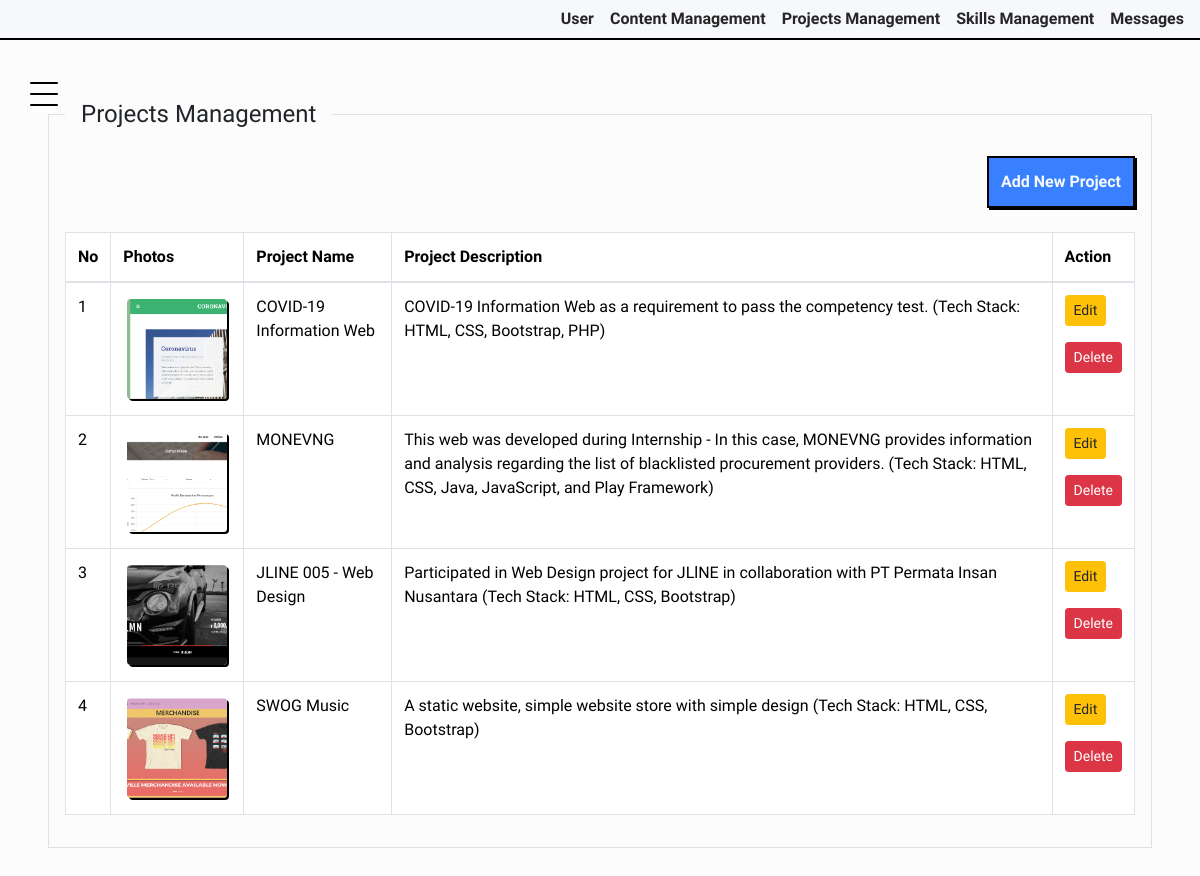
The app's page /admin/projects.php with its own data.
### tables this page shows
CREATE TABLE `projects` (
  `id` int(11) NOT NULL,
  `project_name` varchar(100) NOT NULL,
  `project_desc` text NOT NULL,
  `foto` varchar(255) NOT NULL,
  `created_at` timestamp NOT NULL DEFAULT current_timestamp(),
  `updated_at` timestamp NOT NULL DEFAULT current_timestamp() ON UPDATE current_timestamp()
);

### admin/projects.php (the view, shortened to what this page needs)
<?php
  include 'connection.php';
  $query = mysqli_query($connection, "SELECT * FROM projects");
?>
<!DOCTYPE html>
<html lang="en" class="light-style layout-menu-fixed" dir="ltr" data-theme="theme-default" data-assets-path="../assets/" data-template="vertical-menu-template-free">
<head>
    <link rel="stylesheet" href="../assets/bootstrap-5.3.3-dist/css/bootstrap.min.css" />
    <link rel="stylesheet" href="../assets/style.css">
</head>
<body>
    <div class="layout-wrapper layout-content-navbar">
        <div class="layout-container">
            <?php include 'inc/nav.php'; ?>
            <?php include 'inc/sidebar.php'; ?>
            <div class="content">
                <div class="container-xxl p-5 mt-5">
                    <fieldset class="border p-3 border-black border-3">
                        <legend class="float-none w-auto px-3">Projects Management</legend>
                        <div align="right" class="mb-4">
                            <button class="" onclick="window.location.href='add-project.php';">Add New Project</button>
                        </div>
                        <table class="table table-bordered">
                            <thead>
                                <tr>
                                    <th>No</th>
                                    <th>Photos</th>
                                    <th>Project Name</th>
                                    <th>Project Description</th>
                                    <th>Action</th>
                                </tr>
                            </thead>
                            <tbody>
                                <?php $no = 1; while ($row = mysqli_fetch_assoc($query)): ?>
                                    <tr>
                                        <td><?php echo $no++ ?></td>
                                        <td>
                                            <img src="upload/<?php echo $row['foto']; ?>" alt="Project Photo" style="width: 100px; height: 100px;">
                                        </td>
                                        <td><?php echo $row['project_name']; ?></td>
                                        <td><?php echo $row['project_desc']; ?></td>
                                        <td>
                                            <a href="add-project.php?edit=<?php echo $row['id']; ?>" class="mb-3 btn btn-warning btn-sm">Edit</a>
                                            <br>
                                            <a href="projects.php?delete=<?php echo $row['id']; ?>" class="btn btn-danger btn-sm" onclick="return confirm('Are you sure you want to delete this project?');">Delete</a>
                                        </td>
                                    </tr>
                                <?php endwhile; ?>
                            </tbody>
                        </table>
                    </div>
            </div>
        </div>
    </div>
</body>
</html>

### assets/style.css (style rules this page uses)
:root { --color: #3880ff; --green: rgb(8, 80, 14); --back: #f6f8fc; --gray: #d6d6d6; --gray2: #bababa; --text: #262627; --text2: #f6f8fc; --switch: #fff; }
body { background-color: var(--back); padding: 0px; margin: 0px; max-height: 100%; max-width: 100%; box-sizing: border-box; overflow-x: overlay; color: var(--text); }
* { font-family: "Work Sans", serif; transition: 0.2s filter, 0.2s scale, 0.2s border-color, 0.2s background-color, 0.2s background-image, transform 0.2s, box-shadow 0.2s; }
button, input[type="button"], input[type="submit"], input[type="reset"] { padding: 12px; background: var(--color); border: 2px solid black; color: var(--text2); margin: 4px; border-radius: 4px; box-shadow: 2px 2px 0px black; cursor: pointer; font-weight: 800; }
::placeholder { color: var(--gray); }
:link { color: var(--text); text-decoration: none; }
img, input[type="input"] { width: 200px; height: 200px; object-fit: cover; border-radius: 4px; border: 2px solid black; margin: 4px; box-shadow: 2px 2px black; cursor: pointer; }

### assets/admin/css/style.css (style rules this page uses)
body { font-family: "Roboto", -apple-system, BlinkMacSystemFont, "Segoe UI", Roboto, "Helvetica Neue", Arial, "Noto Sans", sans-serif, "Apple Color Emoji", "Segoe UI Emoji", "Segoe UI Symbol", "Noto Color Emoji"; background-color: #fcfcfc; }
a { -webkit-transition: .3s all ease; -o-transition: .3s all ease; transition: .3s all ease; }
a, a:hover { text-decoration: none !important; }
body { position: relative; }
body:before { position: absolute; content: ""; z-index: 1; top: 0; left: 0; right: 0; bottom: 0; background-color: rgba(0, 0, 0, 0.5); opacity: 0; visibility: hidden; -webkit-transition: .3s all ease-in-out; -o-transition: .3s all ease-in-out; transition: .3s all ease-in-out; }

### records on screen
projects: foto (picture), project_name "COVID-19 Information Web", project_desc "COVID-19 Information Web as a requirement to pass the competency test. (Tech Stack: HTML, CSS, Bootstrap, PHP)"
projects: foto (picture), project_name "MONEVNG", project_desc "This web was developed during Internship - In this case, MONEVNG provides information and analysis regarding the list of blacklisted procurement providers. (Tech Stack: HTML, CSS, Java, JavaScript, and Play Framework)"
projects: foto (picture), project_name "JLINE 005 - Web Design", project_desc "Participated in Web Design project for JLlNE in collaboration with PT Permata Insan Nusantara (Tech Stack: HTML, CSS, Bootstrap)"
projects: foto (picture), project_name "SWOG Music", project_desc "A static website, simple website store with simple design (Tech Stack: HTML, CSS, Bootstrap)"
